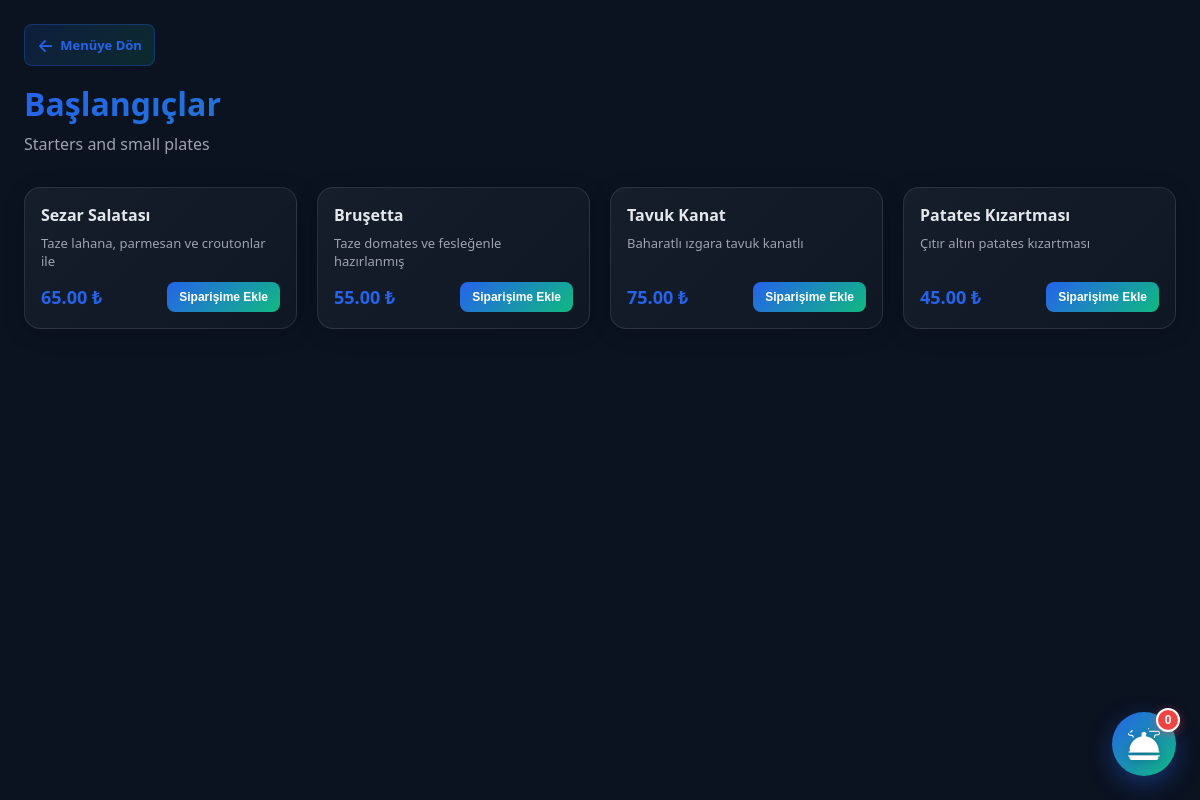
Page /customer/category.php?category_id=1 on the committed database.
### tables this page shows
CREATE TABLE MenuCategories (
    category_id INT AUTO_INCREMENT PRIMARY KEY,
    category_name VARCHAR(50) NOT NULL UNIQUE,
    description TEXT,
    display_order INT DEFAULT 0,
    created_at TIMESTAMP DEFAULT CURRENT_TIMESTAMP
);

CREATE TABLE MenuProducts (
    product_id INT AUTO_INCREMENT PRIMARY KEY,
    category_id INT NOT NULL,
    product_name VARCHAR(100) NOT NULL,
    description TEXT,
    price DECIMAL(10,2) NOT NULL,
    is_available BOOLEAN DEFAULT TRUE,
    image_url VARCHAR(255),
    created_at TIMESTAMP DEFAULT CURRENT_TIMESTAMP,
    FOREIGN KEY (category_id) REFERENCES MenuCategories(category_id) ON DELETE RESTRICT,
    INDEX idx_category (category_id)
);

### customer/category.php (the view, shortened to what this page needs)
<?php
$category_id = isset($_GET['category_id']) ? (int)$_GET['category_id'] : 0;
$database = new Database();
$db = $database->getConnection();
$query = "SELECT * FROM MenuCategories WHERE category_id = ?";
$stmt = $db->prepare($query);
$stmt->execute([$category_id]);
$category = $stmt->fetch(PDO::FETCH_ASSOC);
$query = "SELECT product_id, product_name, description, price, image_url FROM MenuProducts WHERE category_id = ? AND is_available = 1 ORDER BY product_id";
$stmt = $db->prepare($query);
$stmt->execute([$category_id]);
$products = $stmt->fetchAll(PDO::FETCH_ASSOC);
$categoryNames = [
    'Appetizers' => 'Başlangıçlar',
    'Soups' => 'Çorbalar',
    'Main Courses' => 'Ana Yemekler',
    'Desserts' => 'Tatlılar',
    'Beverages' => 'İçecekler',
];
$tr_name = $categoryNames[$category['category_name']] ?? $category['category_name'];
require_once __DIR__ . '/../includes/layout/top.php';
?>
<main class="app">
    <div class="customer-container">
        <header class="category-header">
            <div class="header-nav">
                <a href="menu.php" class="back-btn">
                    <span class="back-icon">←</span>
                    <span class="back-text">Menüye Dön</span>
                </a>
            </div>
            <h1><?= htmlspecialchars($tr_name) ?></h1>
            <p class="category-desc"><?= htmlspecialchars($category['description'] ?? '') ?></p>
        </header>
        <div class="products-grid">
            <?php if (empty($products)): ?>
                <div class="empty-state">
                    <p>📭 Bu kategoride ürün bulunamadı.</p>
                </div>
            <?php else: ?>
                <?php foreach ($products as $product): ?>
                    <div class="product-card">
                        <div class="product-content">
                            <h3 class="product-name"><?= htmlspecialchars($product['tr_name']) ?></h3>
                            <?php if ($product['tr_desc']): ?>
                                <p class="product-desc"><?= htmlspecialchars($product['tr_desc']) ?></p>
                            <?php endif; ?>
                            <div class="product-footer">
                                <span class="product-price"><?= number_format($product['price'], 2) ?> ₺</span>
                                <button class="add-to-cart-btn" onclick="addToOrder(<?= $product['product_id'] ?>, '<?= htmlspecialchars($product['tr_name'], ENT_QUOTES) ?>', <?= $product['price'] ?>, '<?= htmlspecialchars($product['image_url'] ?? '', ENT_QUOTES) ?>')">
                                    Siparişime Ekle
                                </button>
                            </div>
                        </div>
                    </div>
                <?php endforeach; ?>
            <?php endif; ?>
        </div>
    </div>
    <button class="order-bubble" id="orderBubble" onclick="toggleOrderPanel()">
        <img src="../assets/images/serving-dishes.png" alt="Siparişler" class="order-bubble__icon">
        <span class="order-bubble__badge" id="orderBadge">0</span>
    </button>
</main>
<?php require_once __DIR__ . '/../includes/layout/bottom.php'; ?>

### assets/css/style.css (style rules this page uses)
:root { --bg: #0b1220; --card: rgba(17, 24, 39, 0.75); --card-solid: #111827; --text: #e5e7eb; --muted: #9ca3af; --line: rgba(148, 163, 184, 0.18); --primary: #2563eb; --primary-2: #1d4ed8; --shadow: 0 18px 60px rgba(0, 0, 0, .35); --radius: 18px; }
* { box-sizing: border-box; }
html, body { height: 100%; }
body { margin: 0; font-family: system-ui, -apple-system, Segoe UI, Roboto, Arial; background: var(--bg); color: var(--text); }
a { color: inherit; }
.app { min-height: 100%; }

### customer/category.php (style rules this page uses)
.customer-container { max-width: 1200px; margin: 0 auto; padding: 24px; }
.category-header { margin-bottom: 32px; }
.header-nav { margin-bottom: 16px; }
.back-btn { display: inline-flex; align-items: center; gap: 6px; background: linear-gradient(135deg, rgba(37, 99, 235, 0.15) 0%, rgba(16, 185, 129, 0.15) 100%); color: var(--primary, #2563eb); text-decoration: none; font-weight: 600; padding: 8px 12px; border-radius: 8px; border: 1px solid rgba(37, 99, 235, 0.3); transition: all 0.3s cubic-bezier(0.23, 1, 0.32, 1); font-size: 13px; cursor: pointer; }
.back-icon { font-size: 18px; transition: transform 0.3s ease; }
.category-header h1 { margin: 12px 0 8px; font-size: 32px; font-weight: 700; color: var(--text, #e2e8f0); background: linear-gradient(135deg, #2563eb, #10b981); -webkit-background-clip: text; -webkit-text-fill-color: transparent; background-clip: text; }
.category-desc { margin: 0; color: var(--muted, #94a3b8); font-size: 16px; }
.products-grid { display: grid; grid-template-columns: repeat(auto-fill, minmax(260px, 1fr)); gap: 20px; margin-bottom: 32px; }
.product-card { background: linear-gradient(135deg, rgba(255,255,255,0.05) 0%, rgba(255,255,255,0.02) 100%); border: 1px solid var(--line, rgba(148, 163, 184, 0.2)); border-radius: 16px; overflow: hidden; transition: all 0.35s cubic-bezier(0.23, 1, 0.32, 1); display: flex; flex-direction: column; box-shadow: 0 4px 24px rgba(0, 0, 0, 0.12); position: relative; }
.product-content { padding: 16px; display: flex; flex-direction: column; flex-grow: 1; }
.product-name { margin: 0 0 8px; font-size: 16px; font-weight: 700; color: var(--text, #e2e8f0); }
.product-desc { margin: 0 0 12px; font-size: 13px; color: var(--muted, #94a3b8); flex-grow: 1; line-height: 1.4; }
.product-footer { display: flex; justify-content: space-between; align-items: center; margin-top: auto; gap: 12px; }
.product-price { font-size: 18px; font-weight: 700; color: var(--primary, #2563eb); white-space: nowrap; }
.add-to-cart-btn { background: linear-gradient(135deg, var(--primary, #2563eb) 0%, #10b981 100%); color: white; border: none; padding: 8px 12px; border-radius: 8px; cursor: pointer; font-weight: 600; transition: all 0.3s cubic-bezier(0.23, 1, 0.32, 1); font-size: 12px; white-space: nowrap; }
.product-card { animation: fadeIn 0.6s ease-out; }
.order-bubble { position: fixed; bottom: 24px; right: 24px; width: 64px; height: 64px; border-radius: 50%; background: linear-gradient(135deg, #2563eb 0%, #10b981 100%); border: none; box-shadow: 0 8px 24px rgba(37, 99, 235, 0.4); cursor: pointer; display: flex; align-items: center; justify-content: center; transition: all 0.3s cubic-bezier(0.23, 1, 0.320, 1); z-index: 999; overflow: visible; }
.order-bubble__icon { width: 32px; height: 32px; object-fit: contain; filter: brightness(0) invert(1) drop-shadow(0 2px 4px rgba(0, 0, 0, 0.2)); }
.order-bubble__badge { position: absolute; top: -4px; right: -4px; background: #ef4444; color: white; font-size: 12px; font-weight: 700; min-width: 24px; height: 24px; border-radius: 12px; display: flex; align-items: center; justify-content: center; padding: 0 6px; box-shadow: 0 2px 8px rgba(239, 68, 68, 0.5); border: 2px solid white; }

### rows in the picture
menucategories: category_name "Başlangıçlar", description "Starters and small plates"
menuproducts: tr_name "Sezar Salatası", tr_desc "Taze lahana, parmesan ve croutonlar ile", price "65.00"
menuproducts: tr_name "Bruşetta", tr_desc "Taze domates ve fesleğenle hazırlanmış", price "55.00"
menuproducts: tr_name "Tavuk Kanat", tr_desc "Baharatlı ızgara tavuk kanatlı", price "75.00"
menuproducts: tr_name "Patates Kızartması", tr_desc "Çıtır altın patates kızartması", price "45.00"
